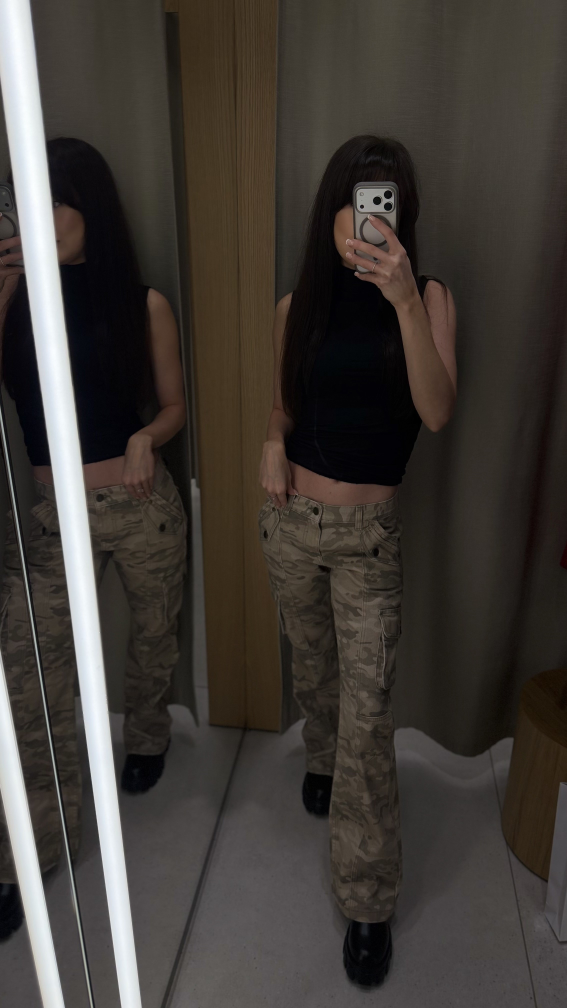
#> input picture novinki/src/retouched/look_01.jpg, 2268 x 4032 px, given in place of photo.jpg, which was not available (shown at 1/4 size)
$ python make_novinki.py
#> lines starting #> are read from the running program, lines starting #| are printed output that depends on the picture; pictures that were not available may be replaced by others from this repository, and a replacement may not be noted
#!/usr/bin/env python3
"""
Карусель «Новинки недели»: 8 слайдов 1080x1350.

  01 обложка — видео (MP4, H.264, 30 к/с): фото стоит на месте,
     всплывает только заголовок «НОВИНКИ НЕДЕЛИ»;
  02–08 — статичные JPG: фото образа, «ОБРАЗ 0N», название, одна фраза
     и строка «АРТИКУЛЫ В ДИРЕКТ»; на последнем слайде — крупный призыв.

Фото берутся из src/retouched (сначала запустить retouch.py — ретушь кожи лица).
Стиль «Минимал» (вариант 4 из variants.py): Tenor Sans — капс с разрядкой,
Jost — текст.

Запуск: python3 -I retouch.py && python3 -I make_novinki.py
На выходе: output/01_oblozhka.mp4, output/0N_obraz_*.jpg, preview.jpg, novinki_karusel.zip
"""

import subprocess
import zipfile
from pathlib import Path

from PIL import Image, ImageDraw, ImageFilter, ImageFont, ImageOps

ROOT = Path(__file__).resolve().parent
FONTS = ROOT / "fonts"
OUT = ROOT / "output"

W, H = 1080, 1350
FPS = 30
DUR = 6.0
MARGIN = 84
OVERLAY = (20, 17, 15)
WHITE = (255, 255, 255)
PEACH = (240, 201, 168)
BORDO = (122, 28, 30)

# цвета надписей: основной и акцентный (подбор — в colors.py)
MAIN = WHITE
ACCENT = (190, 186, 180)  # светло-серый — палитра 4 «Белый монохром»


def font(name, size):
    return ImageFont.truetype(str(FONTS / name), size)


# стиль «Минимал»: Tenor Sans (капс с разрядкой) + Jost (текст)
F_CAPS = font("TenorSans-400.ttf", 64)
F_SMALL = font("TenorSans-400.ttf", 26)
F_BODY = font("Jost-400.ttf", 36)
F_ASK = font("TenorSans-400.ttf", 40)

# прежний стиль (Yeseva One + Raleway) — нужен для листа вариантов variants.py
F_TITLE = font("YesevaOne-400.ttf", 92)
F_TITLE_S = font("YesevaOne-400.ttf", 66)
F_NUM_S = font("YesevaOne-400.ttf", 120)
F_TEXT = font("Raleway-400.ttf", 38)
F_TEXT_B = font("Raleway-600.ttf", 38)
F_NOTE = font("Raleway-400.ttf", 34)

ASK = "АРТИКУЛЫ В ДИРЕКТ · «ХОЧУ»"


# ---------- анимационные помощники ----------

def clamp(t):
    return min(1.0, max(0.0, t))


def ease(t):
    t = clamp(t)
    return 1 - (1 - t) ** 3


def ease_io(t):
    t = clamp(t)
    return t * t * (3 - 2 * t)


def appear(t, start, dur=0.6):
    return ease((t - start) / dur)


def out_fade(t):
    """В конце всё гаснет, чтобы повтор начинался мягко."""
    return 1 - ease_io((t - (DUR - 0.5)) / 0.5)


# ---------- рисование ----------

def gradient(solid=880, fadelen=460):
    """Тёмная подложка снизу."""
    mask = Image.new("L", (1, H), 0)
    px = mask.load()
    for y in range(H):
        a = 1.0 if y >= solid else max(0.0, 1 - (solid - y) / fadelen)
        v = 225 * a ** 1.4
        px[0, y] = int(v)
    layer = Image.new("RGBA", (W, H), (*OVERLAY, 255))
    layer.putalpha(mask.resize((W, H)))
    return layer


def spaced_width(text, f, track):
    return sum(f.getlength(c) + track for c in text) - track


def draw_spaced(d, text, f, x, y, track, fill):
    for ch in text:
        d.text((x, y), ch, font=f, fill=fill)
        x += f.getlength(ch) + track


# [18 lines left out: function title, not called in this run]


def text(img, s, f, y, alpha, color=None, x=None, track=0, dx=0, dy=0):
    if alpha <= 0:
        return
    color = color or MAIN
    layer = Image.new("RGBA", (W, H), (0, 0, 0, 0))
    d = ImageDraw.Draw(layer)
    w = spaced_width(s, f, track) if track else f.getlength(s)
    lx = (W - w) / 2 if x is None else x
    if track:
        draw_spaced(d, s, f, lx + dx, y + dy, track, (*color, int(255 * alpha)))
    else:
        d.text((lx + dx, y + dy), s, font=f, fill=(*color, int(255 * alpha)))
    img.alpha_composite(layer)


# [10 lines left out: function wrap, not called in this run]


# ---------- слайды ----------

# образы по порядку: фото (src/retouched), название капсом, одна фраза
# и необязательный масштаб фото (<1 — фото меньше, низ образа выше подписи)
LOOKS = [
    ("look_01", "КАРГО-КАМУФЛЯЖ",
     "Утилитарный кэжуал — самый стильный антигламур осени."),
    ("look_02", "КОСТЮМ С ПОЯСОМ",
     "Сильные плечи и подчёркнутая талия — классика на выход."),
    ("look_03", "ЖАКЕТ САФАРИ",
     "Молочный, с баской и поясом — графичный контраст с чёрным."),
    ("look_04", "МИНИ К ЖАКЕТУ",
     "Смешение стилей — главный приём сезона. Бордо — новый чёрный."),
    ("look_05", "ТРИКОТАЖ",
     "Осень тактильных фактур: уют, который выглядит дорого."),
    ("look_06", "ПЛАТЬЕ С МЕХОМ",
     "Мех ушёл в детали — тот самый dark romance.", 0.74),
    ("look_07", "КУРТКА С МЕХОМ",
     "Шоколадный — база сезона, укороченная длина — главный акцент.", 0.9),
]


def load(name):
#> called with name = 'photo'
    p = ROOT / "src" / "retouched" / f"{name}.jpg"
    return ImageOps.exif_transpose(Image.open(p)).convert("RGB")
#> returned value is the input picture: PIL image 2268x4032 RGB; mean R, G, B 64.1, 58.7, 53.9


def crop45(src, top, cx=0.5):
    """Кадр 4:5 на всю ширину исходника, начиная с доли top по высоте."""
#> called with top = 0, cx = 0.5
    sw, sh = src.size
#> sw = 2268; sh = 4032
    cw = sw
#> cw = 2268
    ch = cw * H / W
#> ch = 2835
    y = min(max(0, sh * top), sh - ch)
#> y = 0
    return src.resize((W, H), Image.LANCZOS, box=(0, y, cw, y + ch)).convert("RGBA")
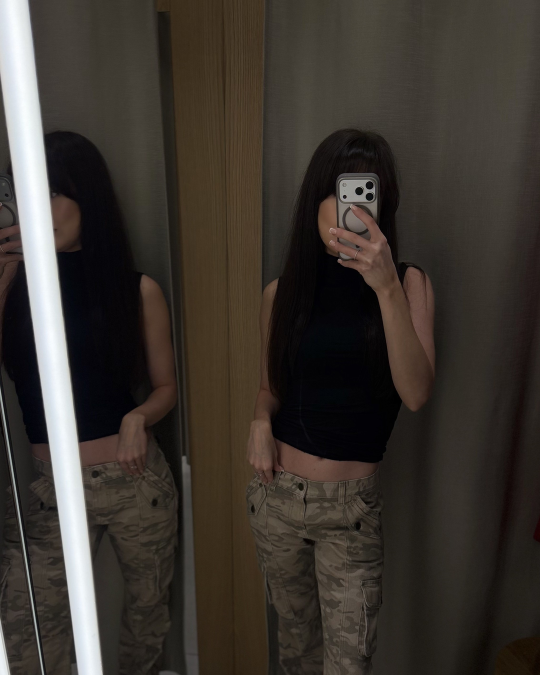
#> returned value: PIL image 1080x1350 RGBA (shown at 1/2 size); mean R, G, B, A 59.4, 53.2, 47.2, 255


def render(name, frame_fn):
    """Рендерит кадры в MP4 через ffmpeg и сохраняет JPG-кадр для превью."""
    mp4 = OUT / f"{name}.mp4"
    proc = subprocess.Popen(
        ["ffmpeg", "-y", "-loglevel", "error", "-f", "rawvideo", "-pix_fmt", "rgb24",
         "-s", f"{W}x{H}", "-r", str(FPS), "-i", "-",
         "-c:v", "libx264", "-pix_fmt", "yuv420p", "-crf", "18", "-preset", "slow",
         "-profile:v", "high", "-movflags", "+faststart", str(mp4)],
        stdin=subprocess.PIPE,
    )
    still_t = DUR - 1.0
    n = int(DUR * FPS)
    for i in range(n):
        t = i / FPS
        fr = frame_fn(t).convert("RGB")
        proc.stdin.write(fr.tobytes())
        if i == int(still_t * FPS):
            fr.save(OUT / f"{name}.jpg", quality=94)
    proc.stdin.close()
    proc.wait()
    print("готово:", mp4.name)


# [7 lines left out: function fit_caps, not called in this run]


def cover_frame(src):
    """Обложка: фото стоит на месте, всплывает только заголовок."""
    base = crop45(src, 0.0)
    base.alpha_composite(gradient(solid=900, fadelen=520))
#> in gradient, `layer = Image.new("RGBA", (W, H), (*OVERLAY, 255))`:
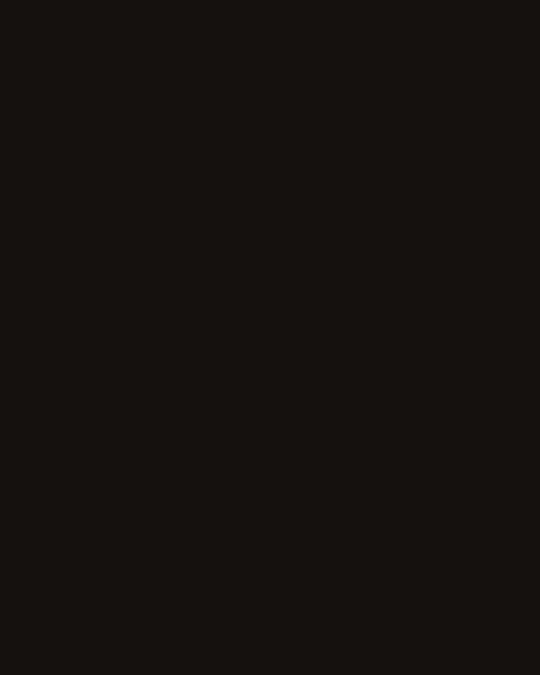
#> layer: PIL image 1080x1350 RGBA (shown at 1/2 size); mean R, G, B, A 20, 17, 15, 255
#> in gradient, `layer.putalpha(mask.resize((W, H)))`:
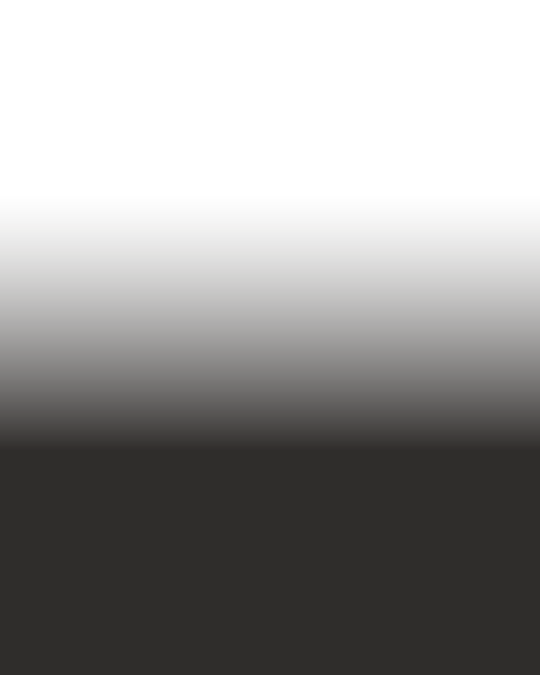
#> layer: PIL image 1080x1350 RGBA (shown at 1/2 size); mean R, G, B, A 20, 17, 15, 110.8; transparent parts drawn white
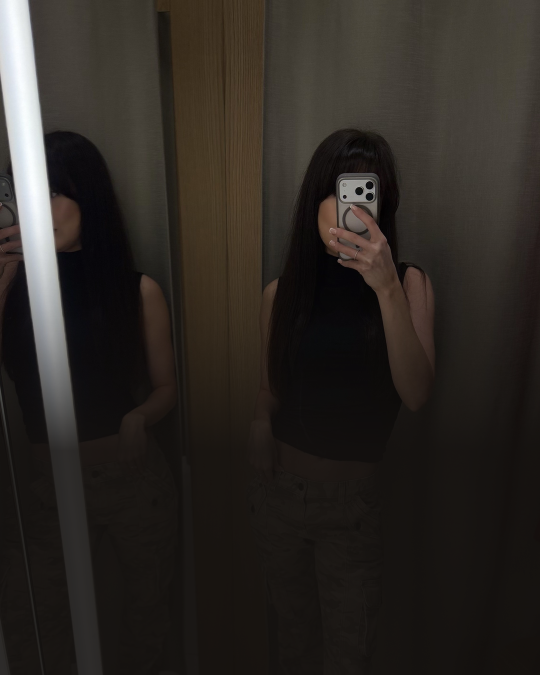
#> base: PIL image 1080x1350 RGBA (shown at 1/2 size); mean R, G, B, A 44.5, 39.7, 35.2, 255
    d = ImageDraw.Draw(base)
    d.line([(W / 2 - 40, 1085), (W / 2 + 40, 1085)], fill=(*ACCENT, 255), width=2)
    text(base, "7 ОБРАЗОВ", F_SMALL, 1115, 1, ACCENT, track=10)
#> in text, `layer = Image.new("RGBA", (W, H), (0, 0, 0, 0))`: layer: PIL image 1080x1350 RGBA; every value is 0

    # [8 lines left out: function frame, not called in this run]

    return frame


# [38 lines left out: functions full_look, look_slide, not called in this run]


def main():
    OUT.mkdir(exist_ok=True)
    for old in OUT.glob("*"):
        old.unlink()

    render("01_oblozhka", cover_frame(load("photo")))
    names = ["01_oblozhka.mp4"]
    for i, (fn, name, phrase, *opt) in enumerate(LOOKS):
        slug = f"{i + 2:02d}_obraz_{i + 1}"
        img = look_slide(load(fn), f"{i + 1:02d}", name, phrase, i == len(LOOKS) - 1, *opt)
        img.save(OUT / f"{slug}.jpg", quality=94)
        names.append(f"{slug}.jpg")
        print("готово:", slug)

    thumbs = [Image.open(OUT / "01_oblozhka.jpg")] + [Image.open(OUT / n) for n in names[1:]]
    tw, th = 270, 338
    cols = 4
    rows = (len(thumbs) + cols - 1) // cols
    prev = Image.new("RGB", (cols * (tw + 12) + 12, rows * (th + 12) + 12), (243, 235, 227))
    for i, im in enumerate(thumbs):
        prev.paste(im.resize((tw, th), Image.LANCZOS), (12 + (i % cols) * (tw + 12), 12 + (i // cols) * (th + 12)))
    prev.save(ROOT / "preview.jpg", quality=90)

    with zipfile.ZipFile(ROOT / "novinki_karusel.zip", "w", zipfile.ZIP_STORED) as z:
        for n in names:
            z.write(OUT / n, f"novinki_nedeli/{n}")
        z.write(OUT / "01_oblozhka.jpg", "novinki_nedeli/01_oblozhka_static.jpg")
    print("архив: novinki_karusel.zip")


if __name__ == "__main__":
#> (the run stopped early here; a loop or call above may not have finished)

$ run again, on novinki/src/retouched/look_05.jpg
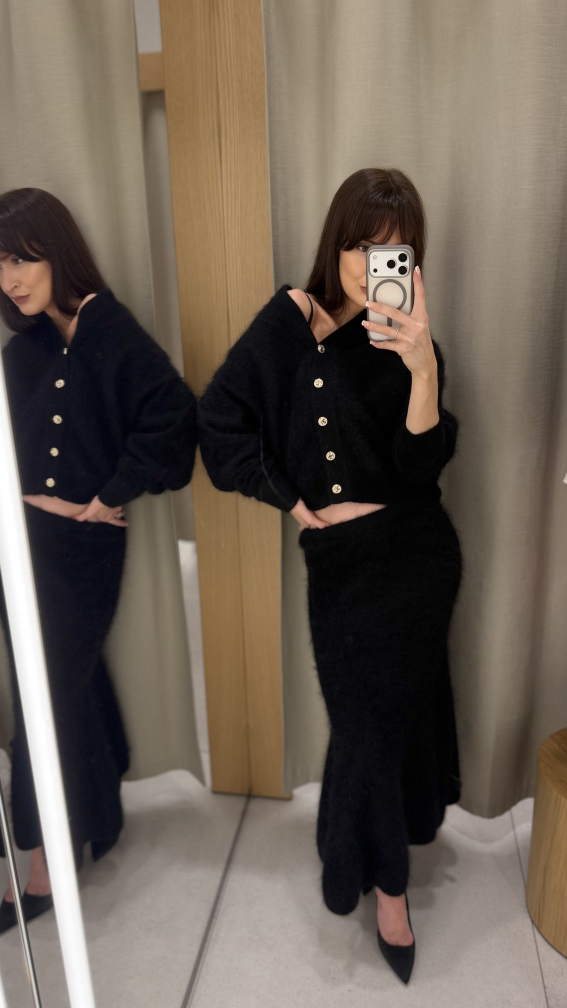
#> input picture novinki/src/retouched/look_05.jpg, 2268 x 4032 px, given in place of photo.jpg, which was not available (shown at 1/4 size)
#> in load, returned value is the input picture: PIL image 2268x4032 RGB; mean R, G, B 106.1, 94.5, 83.8
#> sw = 2268; sh = 4032
#> cw = 2268
#> ch = 2835
#> y = 0
#> in crop45, `return src.resize((W, H), Image.LANCZOS, box=(0, y, cw, y + ch)).conve..`:
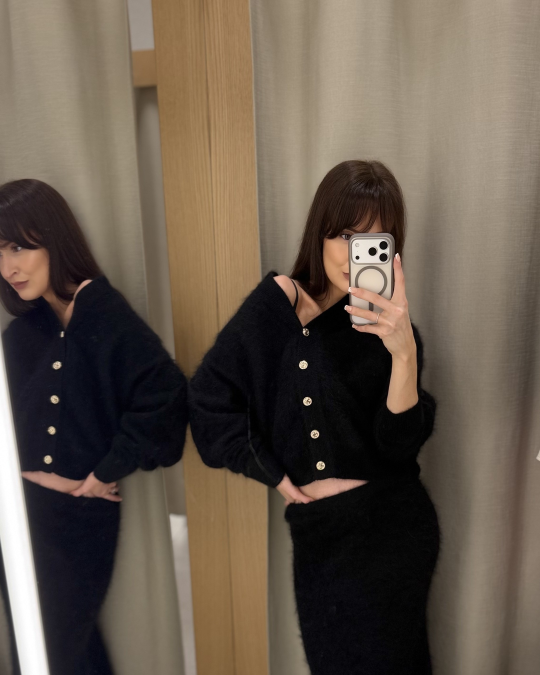
#> returned value: PIL image 1080x1350 RGBA (shown at 1/2 size); mean R, G, B, A 101.4, 88.9, 76.3, 255
#> in cover_frame, `base.alpha_composite(gradient(solid=900, fadelen=520))`:
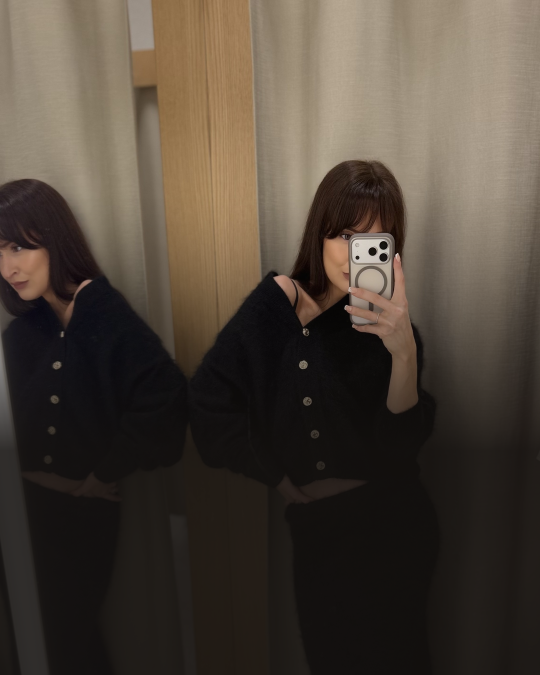
#> base: PIL image 1080x1350 RGBA (shown at 1/2 size); mean R, G, B, A 78, 68, 57.6, 255

$ run again, on novinki/src/retouched/look_06.jpg
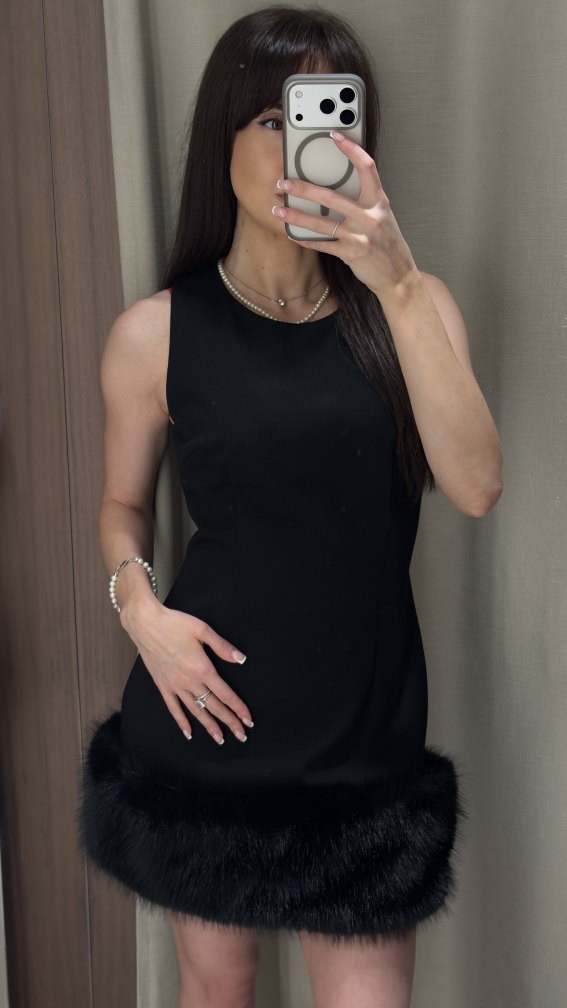
#> input picture novinki/src/retouched/look_06.jpg, 2268 x 4032 px, given in place of photo.jpg, which was not available (shown at 1/4 size)
#> in load, returned value is the input picture: PIL image 2268x4032 RGB; mean R, G, B 81.5, 73.1, 68.2
#> sw = 2268; sh = 4032
#> cw = 2268
#> ch = 2835
#> y = 0
#> in crop45, `return src.resize((W, H), Image.LANCZOS, box=(0, y, cw, y + ch)).conve..`:
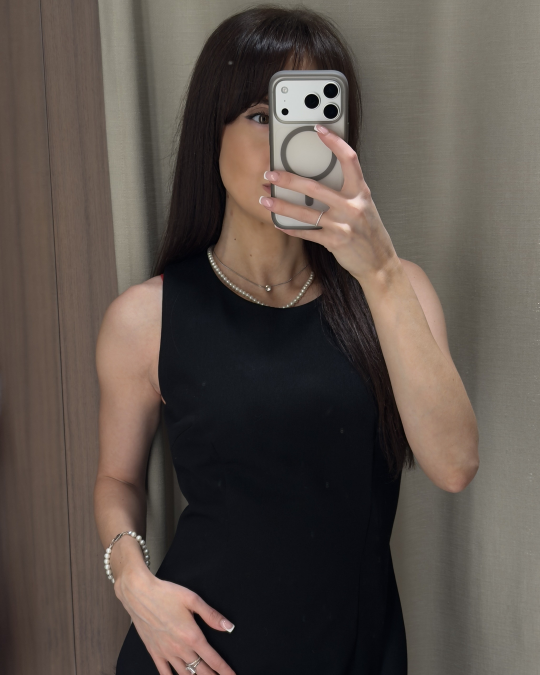
#> returned value: PIL image 1080x1350 RGBA (shown at 1/2 size); mean R, G, B, A 90.4, 80.8, 74.2, 255
#> in cover_frame, `base.alpha_composite(gradient(solid=900, fadelen=520))`:
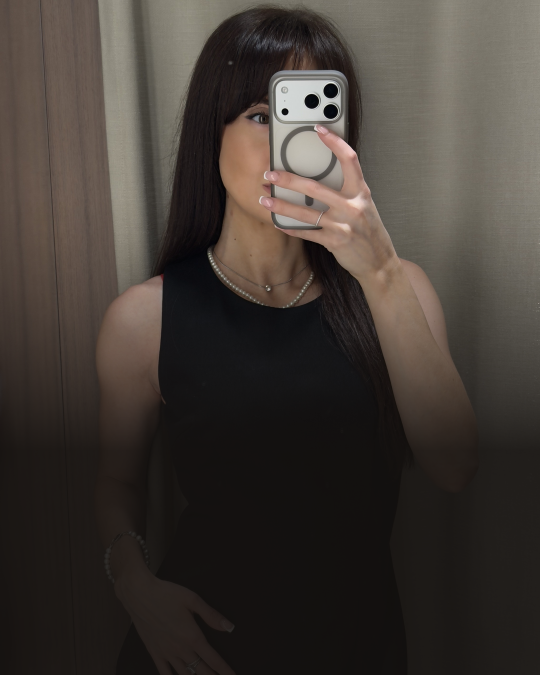
#> base: PIL image 1080x1350 RGBA (shown at 1/2 size); mean R, G, B, A 66.3, 59.3, 53.6, 255

$ run again, on novinki/src/retouched/look_07.jpg
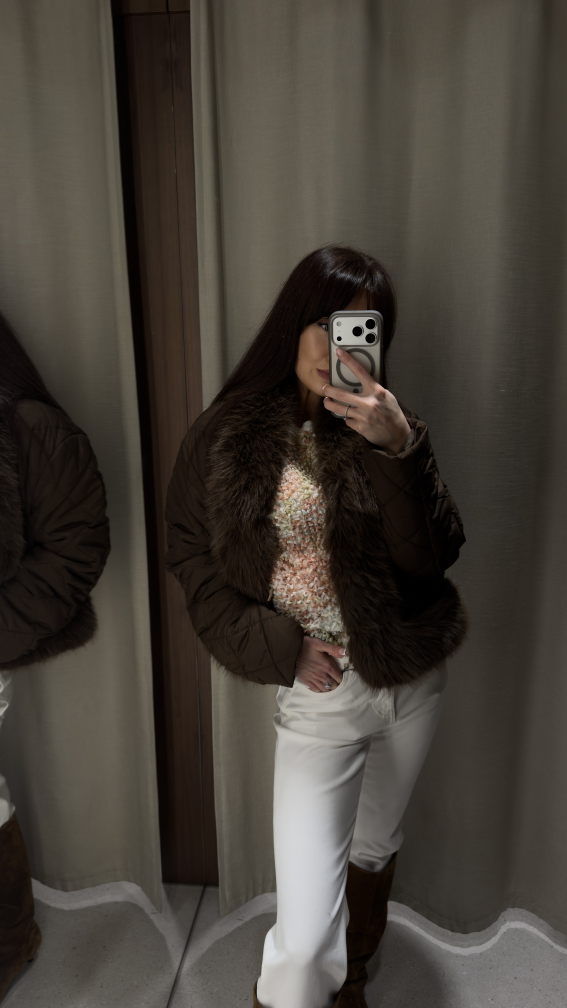
#> input picture novinki/src/retouched/look_07.jpg, 2268 x 4032 px, given in place of photo.jpg, which was not available (shown at 1/4 size)
#> in load, returned value is the input picture: PIL image 2268x4032 RGB; mean R, G, B 69.4, 63.5, 56.1
#> sw = 2268; sh = 4032
#> cw = 2268
#> ch = 2835
#> y = 0
#> in crop45, `return src.resize((W, H), Image.LANCZOS, box=(0, y, cw, y + ch)).conve..`:
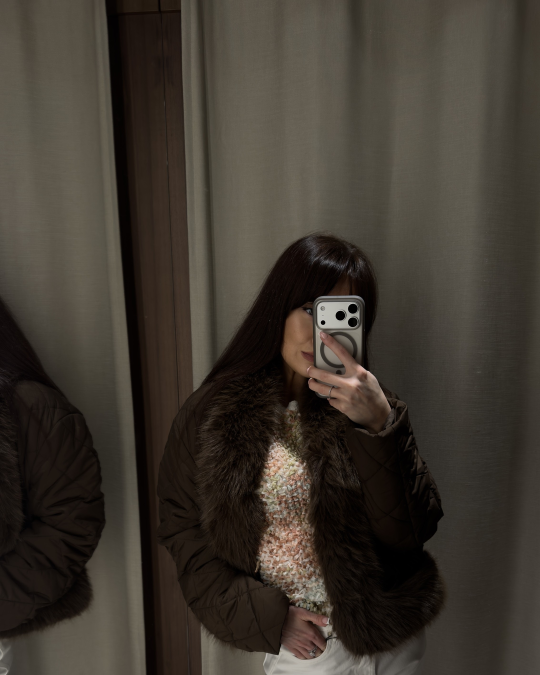
#> returned value: PIL image 1080x1350 RGBA (shown at 1/2 size); mean R, G, B, A 62.6, 56, 47.7, 255
#> in cover_frame, `base.alpha_composite(gradient(solid=900, fadelen=520))`:
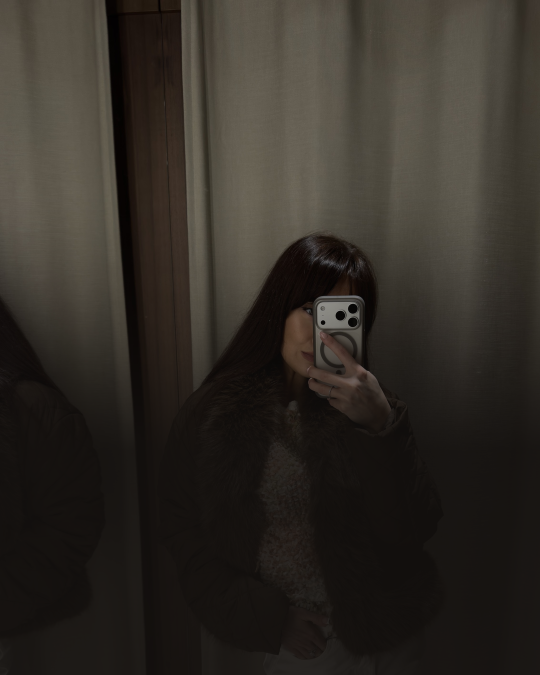
#> base: PIL image 1080x1350 RGBA (shown at 1/2 size); mean R, G, B, A 49.5, 44.7, 38.5, 255
